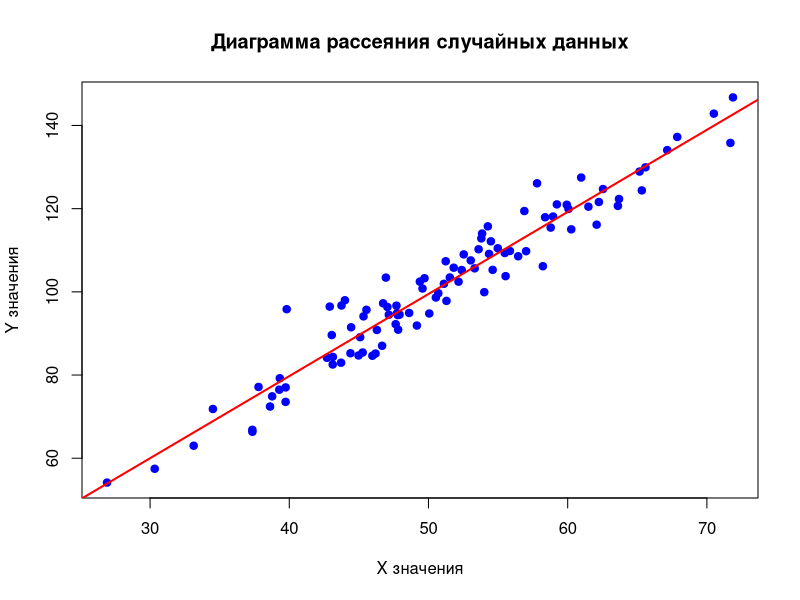

The R source for this figure:
# Генерация случайных данных
set.seed(123) # Для воспроизводимости
x <- rnorm(100, mean = 50, sd = 10)
y <- 2 * x + rnorm(100, mean = 0, sd = 5)

# Создание случайного имени файла
random_name <- paste0("scatter_plot_", sample(10000:99999, 1), ".png")
print(paste("График будет сохранен как:", random_name))

# Открытие устройства для сохранения графика
png(random_name, width = 800, height = 600)

# Построение диаграммы рассеяния
plot(x, y, 
     main = "Диаграмма рассеяния случайных данных",
     xlab = "X значения",
     ylab = "Y значения",
     pch = 19, 
     col = "blue")

# Добавление линии регрессии
abline(lm(y ~ x), col = "red", lwd = 2)

# Закрытие устройства
dev.off()

print("Диаграмма рассеяния успешно создана и сохранена!")
